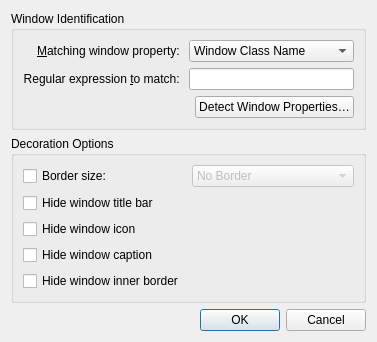
<?xml version="1.0" encoding="UTF-8"?>
<ui version="4.0">
 <class>SMODExceptionDialog</class>
 <widget class="QDialog" name="SMODExceptionDialog">
  <property name="geometry">
   <rect>
    <x>0</x>
    <y>0</y>
    <width>362</width>
    <height>321</height>
   </rect>
  </property>
  <property name="windowTitle">
   <string>Dialog</string>
  </property>
  <layout class="QVBoxLayout" name="verticalLayout">
   <item>
    <widget class="QGroupBox" name="groupBox">
     <property name="title">
      <string>Window Identification</string>
     </property>
     <layout class="QGridLayout" name="gridLayout_2">
      <item row="0" column="0">
       <widget class="QLabel" name="label">
        <property name="text">
         <string>&amp;Matching window property: </string>
        </property>
        <property name="alignment">
         <set>Qt::AlignRight|Qt::AlignTrailing|Qt::AlignVCenter</set>
        </property>
        <property name="buddy">
         <cstring>exceptionType</cstring>
        </property>
       </widget>
      </item>
      <item row="1" column="0">
       <widget class="QLabel" name="label_2">
        <property name="text">
         <string>Regular expression &amp;to match: </string>
        </property>
        <property name="alignment">
         <set>Qt::AlignRight|Qt::AlignTrailing|Qt::AlignVCenter</set>
        </property>
        <property name="buddy">
         <cstring>exceptionEditor</cstring>
        </property>
       </widget>
      </item>
      <item row="2" column="2">
       <widget class="QPushButton" name="detectDialogButton">
        <property name="text">
         <string>Detect Window Properties…</string>
        </property>
       </widget>
      </item>
      <item row="1" column="1" colspan="2">
       <widget class="QLineEdit" name="exceptionEditor">
        <property name="showClearButton" stdset="0">
         <bool>true</bool>
        </property>
       </widget>
      </item>
      <item row="0" column="1" colspan="2">
       <widget class="QComboBox" name="exceptionType">
        <item>
         <property name="text">
          <string>Window Class Name</string>
         </property>
        </item>
        <item>
         <property name="text">
          <string>Window Title</string>
         </property>
        </item>
       </widget>
      </item>
     </layout>
    </widget>
   </item>
   <item>
    <widget class="QGroupBox" name="groupBox_2">
     <property name="title">
      <string>Decoration Options</string>
     </property>
     <layout class="QGridLayout" name="gridLayout_3">
      <item row="0" column="0">
       <widget class="QCheckBox" name="borderSizeCheckBox">
        <property name="text">
         <string>Border size:</string>
        </property>
       </widget>
      </item>
      <item row="2" column="0" colspan="2">
       <widget class="QCheckBox" name="hideTitleBar">
        <property name="text">
         <string>Hide window title bar</string>
        </property>
       </widget>
      </item>
      <item row="0" column="1">
       <widget class="QComboBox" name="borderSizeComboBox">
        <property name="enabled">
         <bool>false</bool>
        </property>
        <item>
         <property name="text">
          <string comment="@item:inlistbox Border size:">No Border</string>
         </property>
        </item>
        <item>
         <property name="text">
          <string comment="@item:inlistbox Border size:">No Side Borders</string>
         </property>
        </item>
        <item>
         <property name="text">
          <string comment="@item:inlistbox Border size:">Tiny</string>
         </property>
        </item>
        <item>
         <property name="text">
          <string comment="@item:inlistbox Border size:">Normal</string>
         </property>
        </item>
        <item>
         <property name="text">
          <string comment="@item:inlistbox Border size:">Large</string>
         </property>
        </item>
        <item>
         <property name="text">
          <string comment="@item:inlistbox Border size:">Very Large</string>
         </property>
        </item>
        <item>
         <property name="text">
          <string comment="@item:inlistbox Border size:">Huge</string>
         </property>
        </item>
        <item>
         <property name="text">
          <string comment="@item:inlistbox Border size:">Very Huge</string>
         </property>
        </item>
        <item>
         <property name="text">
          <string comment="@item:inlistbox Border size:">Oversized</string>
         </property>
        </item>
       </widget>
      </item>
      <item row="3" column="0" colspan="2">
       <widget class="QCheckBox" name="hideIcon">
        <property name="text">
         <string>Hide window icon</string>
        </property>
       </widget>
      </item>
      <item row="4" column="0" colspan="2">
       <widget class="QCheckBox" name="hideCaption">
        <property name="text">
         <string>Hide window caption</string>
        </property>
       </widget>
      </item>
      <item row="5" column="0" colspan="2">
       <widget class="QCheckBox" name="hideInnerBorder">
        <property name="text">
         <string>Hide window inner border</string>
        </property>
       </widget>
      </item>
      <item row="6" column="0" colspan="2">
       <spacer name="verticalSpacer">
        <property name="orientation">
         <enum>Qt::Vertical</enum>
        </property>
        <property name="sizeHint" stdset="0">
         <size>
          <width>20</width>
          <height>40</height>
         </size>
        </property>
       </spacer>
      </item>
     </layout>
    </widget>
   </item>
   <item>
    <widget class="QDialogButtonBox" name="buttonBox">
     <property name="orientation">
      <enum>Qt::Horizontal</enum>
     </property>
     <property name="standardButtons">
      <set>QDialogButtonBox::Cancel|QDialogButtonBox::Ok</set>
     </property>
    </widget>
   </item>
  </layout>
 </widget>
 <resources/>
 <connections>
  <connection>
   <sender>buttonBox</sender>
   <signal>accepted()</signal>
   <receiver>SMODExceptionDialog</receiver>
   <slot>accept()</slot>
   <hints>
    <hint type="sourcelabel">
     <x>252</x>
     <y>342</y>
    </hint>
    <hint type="destinationlabel">
     <x>157</x>
     <y>274</y>
    </hint>
   </hints>
  </connection>
  <connection>
   <sender>buttonBox</sender>
   <signal>rejected()</signal>
   <receiver>SMODExceptionDialog</receiver>
   <slot>reject()</slot>
   <hints>
    <hint type="sourcelabel">
     <x>320</x>
     <y>342</y>
    </hint>
    <hint type="destinationlabel">
     <x>286</x>
     <y>274</y>
    </hint>
   </hints>
  </connection>
  <connection>
   <sender>borderSizeCheckBox</sender>
   <signal>toggled(bool)</signal>
   <receiver>borderSizeComboBox</receiver>
   <slot>setEnabled(bool)</slot>
   <hints>
    <hint type="sourcelabel">
     <x>125</x>
     <y>162</y>
    </hint>
    <hint type="destinationlabel">
     <x>316</x>
     <y>163</y>
    </hint>
   </hints>
  </connection>
 </connections>
</ui>
